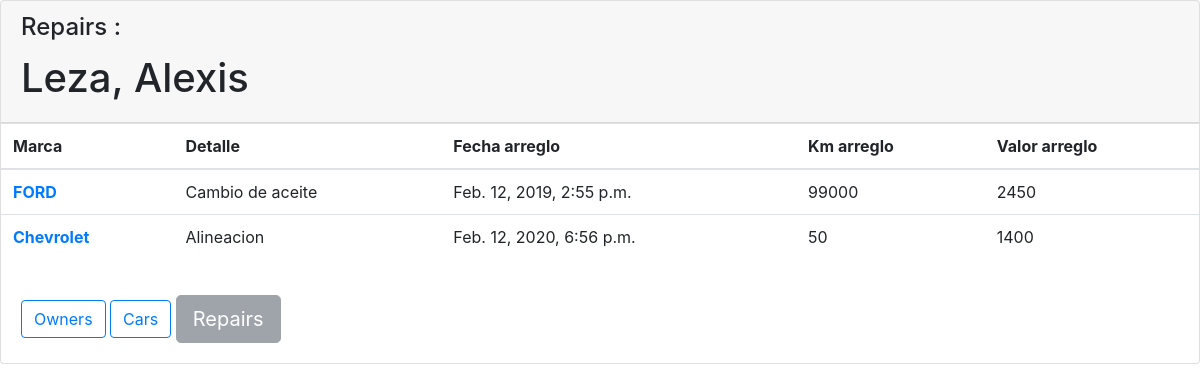
Page /workshop/cars/repairs/1/ on the earlier database version.
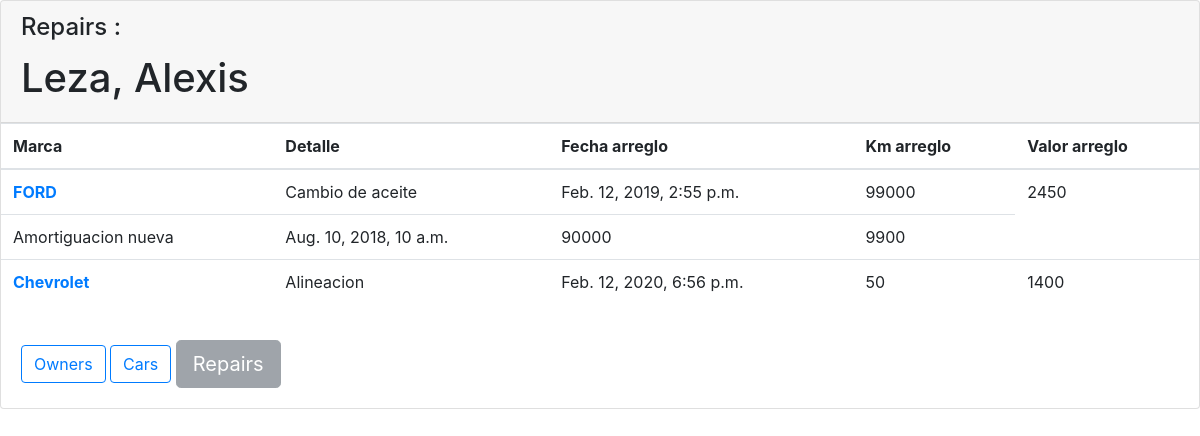
Same page on the later database version.
### workshop/models.py (models this page shows, shortened)
class Brand(models.Model):
    owner           = models.ForeignKey(Owner, on_delete=models.CASCADE)
    brandName       = models.CharField(max_length=30)

class Repair(models.Model):
    model           = models.ForeignKey(Model, on_delete=models.CASCADE)
    detail          = models.CharField(max_length=30)
    date_reg        = models.DateTimeField(auto_now_add=True)
    km_repair       = models.CharField(max_length=10)
    cost            = models.CharField(max_length=10)

### workshop/views.py (the view)
# urls.py: path('cars/repairs/<int:owner_id>/', views.repairs, name='repairs'),
def repairs(request, owner_id):
    owner   = get_object_or_404(Owner, pk=owner_id)
    brand   = get_object_or_404(Brand, pk=owner_id)
    model   = get_object_or_404(Model, pk=owner_id)
    repair  = get_object_or_404(Repair, pk=owner_id)
    latest_repairs_list = Repair.objects.order_by('model')[:]
    latest_models_list  = Model.objects.order_by('brand')[:]
    context = { 'owner' : owner,
                'brand' : brand,
                'model' : model,
                'repair': repair,
                'latest_repairs_list' : latest_repairs_list,
                'latest_models_list'  : latest_models_list
                }
    return render(request, 'workshop/repair.html', context)

### workshop/templates/workshop/repair.html (shortened to what this page needs)
{% load bootstrap4 %}
{% bootstrap_css %}
<div class="card">
    <div class="card-header text-left" style="margin-bottom:0">
        <h4 class="card-title">Repairs :</h4>
        <h1>{{ owner.surname }}, {{ owner.name }}</h1>
    </div>
<table class="table">
  <thead>
    <tr>
      <th scope="col">Marca</th>
      <th scope="col">Detalle</th>
      <th scope="col">Fecha arreglo</th>
      <th scope="col">Km arreglo</th>
      <th scope="col">Valor arreglo</th>
    </tr>
  </thead>
  <tbody>
{% for owner in owner.brand_set.all %}
    <tr>
    <th scope="row">
        <a href="{% url 'workshop:repairs' owner.id %}">
            {{ owner.brandName }}
        </a>
    </th>
    {% for brand in brand.model_set.all %}
        {% for repair in latest_repairs_list %}
            {% for model in latest_models_list %}
                {% if model.id == repair.model_id and model.brand_id == owner.id %}
        <td>
                    {{ repair.detail }}
        </td>
        <td>
                    {{ repair.date_reg }}
        </td>
        <td>
                    {{ repair.km_repair }}
        </td>
        <td>
                    {{ repair.cost }}
        </td>
    </tr>
                {% endif %}
            {% endfor %}
        {% endfor %}
    {% endfor %}
{% endfor %}
  </tbody>
</table>
    <div class="card-body">
                <a href="{% url 'workshop:index' %}">
                    <button type="Button" class="btn btn-outline-primary">Owners</button>
                </a>
                <a href="{% url 'workshop:brands' owner.id %}">
                    <button type="button" class="btn btn-outline-primary">Cars</button>
                </a>
                <button type="button" class="btn btn-secondary btn-lg" disabled>Repairs</button>
    </div>
</div>

Differences in the rows shown:
added Repair: detail "Amortiguacion nueva", date_reg "Aug. 10, 2018, 10 a.m.", km_repair "90000", cost "9900"
